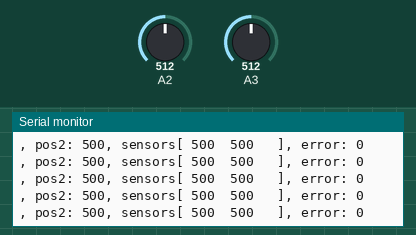
Recording of a sketch running on a simulated Arduino Uno, built with avr-gcc and run on an emulated ATmega328P. Shown: the last lines printed to the serial monitor. The inputs (shaded band) are chosen by the test bench; at power-on: A3 = 512, A2 = 512.

Above: at 15.9 s.
16.0 s: A3 set to 682
At 16.07 s:
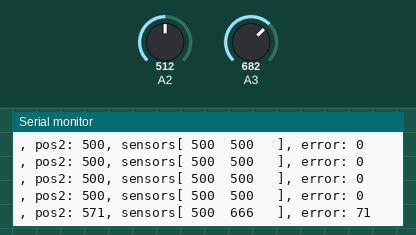
19.0 s: A3 set to 708
At 19.08 s:
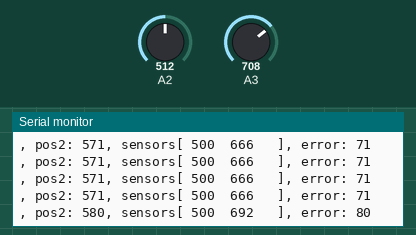
22.0 s: A2 set to 752
At 22.08 s:
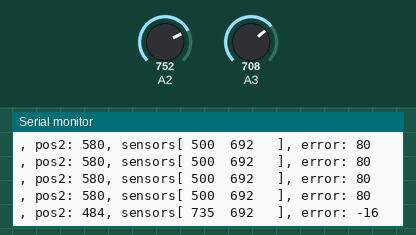
25.0 s: A3 set to 88
At 25.09 s:
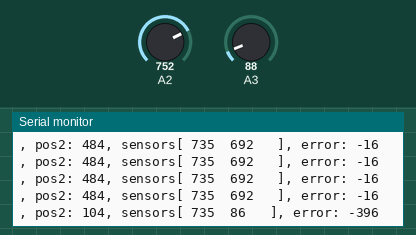
28.0 s: A3 set to 80
At 28.1 s:
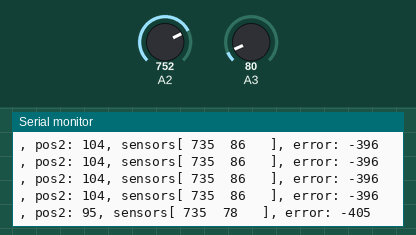
Timing chart, 0 to 31.0 s (numbered marks = the images above; inputs shaded):
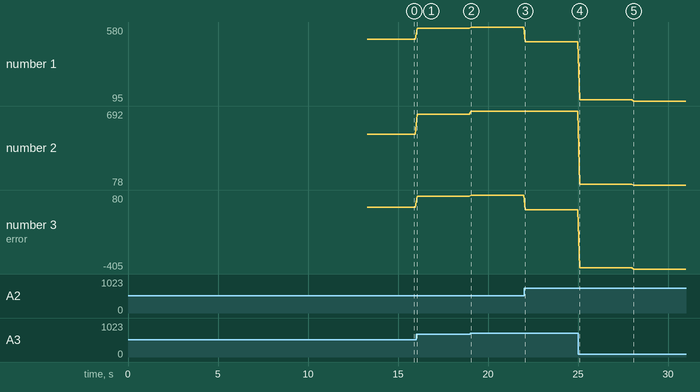

Measured:
- after the input at 16.0 s, the serial monitor: prints a new line after 0.06 s (image 1)
- after the input at 19.0 s, the serial monitor: prints a new line after 0.07 s (image 2)
- after the input at 22.0 s, the serial monitor: prints a new line after 0.08 s (image 3)
- after the input at 25.0 s, the serial monitor: prints a new line after 0.09 s (image 4)
- after the input at 28.0 s, the serial monitor: prints a new line after 0.09 s (image 5)
- plotted number 1: 500 → 571 after the input at 16.0 s, 571 → 580 after the input at 19.0 s, 580 → 484 after the input at 22.0 s, 484 → 104 after the input at 25.0 s, 104 → 95 after the input at 28.0 s
- plotted number 2: 500 → 666 after the input at 16.0 s, 666 → 692 after the input at 19.0 s, 692 → 86 after the input at 25.0 s, 86 → 78 after the input at 28.0 s
- plotted number 3: 0 → 71 after the input at 16.0 s, 71 → 80 after the input at 19.0 s, 80 → -16 after the input at 22.0 s, -16 → -396 after the input at 25.0 s, -396 → -405 after the input at 28.0 s

The sketch:

qtr_tests.ino
```cpp
#include <QTRSensors.h>

// This example is designed for use with six analog QTR sensors. These
// reflectance sensors should be connected to analog pins A0 to A5. The
// sensors' emitter control pin (CTRL or LEDON) can optionally be connected to
// digital pin 2, or you can leave it disconnected and remove the call to
// setEmitterPin().
//
// The main loop of the example reads the raw sensor values (uncalibrated). You
// can test this by taping a piece of 3/4" black electrical tape to a piece of
// white paper and sliding the sensor across it. It prints the sensor values to
// the serial monitor as numbers from 0 (maximum reflectance) to 1023 (minimum
// reflectance).

QTRSensors qtr;

const uint8_t SensorCount = 2;
uint16_t sensorValues[SensorCount];

const QTRReadMode readMode = QTRReadMode::On;

void setup()
{
  // configure the sensors
  qtr.setTypeAnalog();
  qtr.setSensorPins((const uint8_t[]) {
    A2, A3
  }, SensorCount);
  //  qtr.setEmitterPin(2);

  Serial.begin(9600);
  delay(10); // let everything settle

  // calibrate
  Serial.println("");
  Serial.println("Start Calibration");
  Serial.println("get ready to wiggle robot");
  // TODO: make robot "wiggle"
  delay(2000);
  Serial.println("wiggle robot now");
  for (int i = 0; i < 250; i++) {
    qtr.calibrate(readMode);
    delay(20);
  }
  Serial.println("Finished Calibration");
//  delay(2000);
}

void printSensorValues(uint16_t sensorValues[]) {
  //  Serial.println();
  Serial.print(", sensors[ ");
  for (uint8_t i = 0; i < SensorCount; i++)
  {
    Serial.print(sensorValues[i]);
    Serial.print('\t');
  }
  Serial.print(" ]");
}

uint16_t calcPos() {
  // read raw sensor values
  uint16_t pos = qtr.readLineBlack(sensorValues, readMode);
//  Serial.print("pos1: ");
//  Serial.print(pos);
//  pos = (sensorValues[0] + sensorValues[1] * 1000)/(sensorValues[0] + sensorValues[1]);
//  Serial.print("pos15: ");
//  Serial.print(pos);
//  if (pos == 0) {
//    pos = sensorValues[0];
//  } else if (pos == 1000) {
//    pos = 3000 - sensorValues[1];
//  } else {
//    pos = pos + 1000;
//  }
  return pos;
}

void loop()
{
  Serial.println();

  // read raw sensor values
  uint16_t pos = calcPos();
  Serial.print(", pos2: ");
  Serial.print(pos);
  printSensorValues(sensorValues);
  int error = pos - 500;
  Serial.print(", error: ");
  Serial.print(error);
  delay(100);
}
```
